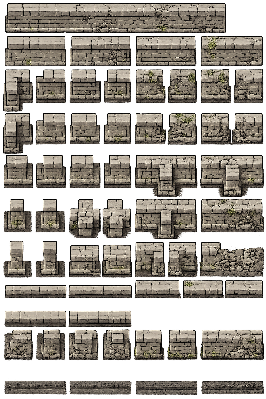
#> input picture custodian/content/dev/in_progress/procgen_wall_tiles_source2.png, 266 x 399 px
$ python rotate_edge_ring.py ../../../dev/in_progress/procgen_wall_tiles_source2.png out.png
#> lines starting #> are read from the running program, lines starting #| are printed output that depends on the picture
#!/usr/bin/env python3
from PIL import Image
import argparse
import os
import sys


def ring_coords(w: int, h: int, inset: int):
    """
    Return coordinates for a 1px-thick rectangular perimeter ring,
    ordered clockwise starting at top-left corner of that ring.
    """
    left = inset
    top = inset
    right = w - 1 - inset
    bottom = h - 1 - inset

    if left > right or top > bottom:
        return []

    coords = []

    # Top edge: left -> right
    for x in range(left, right + 1):
        coords.append((x, top))

    # Right edge: top+1 -> bottom-1
    for y in range(top + 1, bottom):
        coords.append((right, y))

    # Bottom edge: right -> left (if different row)
    if bottom > top:
        for x in range(right, left - 1, -1):
            coords.append((x, bottom))

    # Left edge: bottom-1 -> top+1 (if different col)
    if right > left:
        for y in range(bottom - 1, top, -1):
            coords.append((left, y))

    return coords


def map_dest_layer_to_src_inset(layer: int, out_thickness: int, inner_start: int, inner_end: int):
    """
    Map dest border layer -> source inset layer by nearest-ish scaling.
    Example:
      inner band 5..7 => source layers [5,6]
      out thickness 3 => dest layers [0,1,2] map to [5,5,6]
    """
    band_thickness = inner_end - inner_start
    if band_thickness <= 0:
        raise ValueError("inner_end must be greater than inner_start")
    src_layer_offset = int(layer * band_thickness / out_thickness)
    if src_layer_offset >= band_thickness:
        src_layer_offset = band_thickness - 1
    return inner_start + src_layer_offset


def rotate_list_clockwise(values, shift):
    if not values:
        return values
    n = len(values)
    shift %= n
    if shift == 0:
        return values[:]
    # Positive shift means content moves clockwise along our clockwise-ordered ring
    return values[-shift:] + values[:-shift]


def process_image(infile, outfile, inner_start, inner_end, out_thickness, shift):
#> called with outfile = 'out.png', inner_start = 5, inner_end = 7, out_thickness = 3, shift = 7
    img = Image.open(infile).convert("RGBA")
#> img is the input picture: PIL image 266x399 RGBA; mean R, G, B, A 110.6, 102.5, 91.4, 161.9
    out = img.copy()

    w, h = img.size
#> w = 266; h = 399

    # Basic sanity
    if w <= (inner_end * 2) or h <= (inner_end * 2):
        raise ValueError(
            f"Image too small for requested inner band. "
            f"Image is {w}x{h}, inner_end={inner_end}."
        )
    if out_thickness <= 0:
        raise ValueError("out_thickness must be > 0")

    for dest_layer in range(out_thickness):
        src_inset = map_dest_layer_to_src_inset(
            dest_layer, out_thickness, inner_start, inner_end
        )

        src_coords = ring_coords(w, h, src_inset)
        dest_coords = ring_coords(w, h, dest_layer)

        if not src_coords or not dest_coords:
            continue

        # Resample source ring to match destination ring length if needed
        src_pixels = [img.getpixel(c) for c in src_coords]

        if len(src_pixels) != len(dest_coords):
            # Nearest-neighbor resampling around the ring
            resampled = []
            src_len = len(src_pixels)
            dst_len = len(dest_coords)
            for i in range(dst_len):
                src_idx = int(i * src_len / dst_len)
                if src_idx >= src_len:
                    src_idx = src_len - 1
                resampled.append(src_pixels[src_idx])
            src_pixels = resampled

        rotated = rotate_list_clockwise(src_pixels, shift)

        for coord, px in zip(dest_coords, rotated):
            out.putpixel(coord, px)
#> this loop made 3 passes
#> src_len on passes 1 to 3: 1286, 1286, 1278
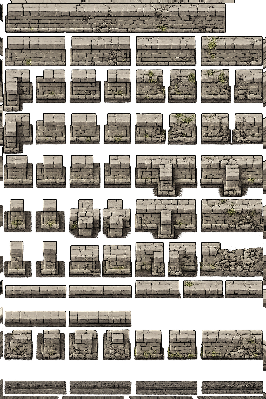
#> out: PIL image 266x399 RGBA; mean R, G, B, A 112.1, 103.9, 92.7, 168.7; transparent parts drawn white
#> after the loop, dst_len = 1310; resampled = 1310 items, first 6: (124, 117, 106, 0), (124, 117, 106, 0), (1, 2, 1, 243), (200, 189, 174, 252), (199, 191, 175, 254), (195, 186, 170, 254); src_len = 1278

    out.save(outfile)


def main():
    parser = argparse.ArgumentParser(
        description="Copy an inner edge ring to the outer border and rotate it clockwise."
    )
    parser.add_argument("input", help="Input PNG")
    parser.add_argument("output", help="Output PNG")
    parser.add_argument("--inner-start", type=int, default=5,
                        help="Start of sampled inner band in pixels from edge (default: 5)")
    parser.add_argument("--inner-end", type=int, default=7,
                        help="End of sampled inner band in pixels from edge, exclusive (default: 7)")
    parser.add_argument("--out-thickness", type=int, default=3,
                        help="Thickness of outer border to overwrite (default: 3)")
    parser.add_argument("--shift", type=int, default=7,
                        help="Clockwise perimeter shift in pixels (default: 7)")

    args = parser.parse_args()

    process_image(
        infile=args.input,
        outfile=args.output,
        inner_start=args.inner_start,
        inner_end=args.inner_end,
        out_thickness=args.out_thickness,
        shift=args.shift,
    )


if __name__ == "__main__":
    main()
